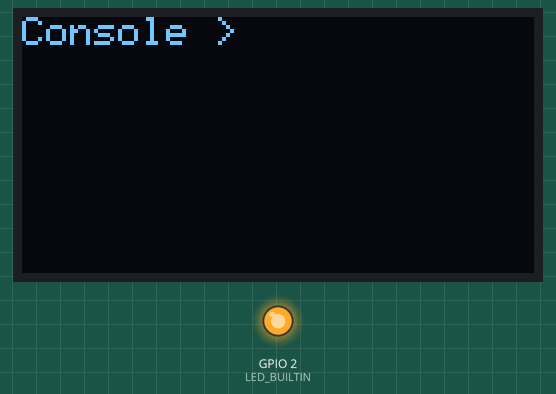
Bench run of a program on a simulated ESP8266 (NodeMCU). On the bench: 128×64 one-colour display, output pins drawn as LEDs (lit = HIGH, except the on-board LED, lit = LOW). A WiFi scan finds three made-up networks; storage starts empty; what the program prints to the serial monitor is not drawn.

Above: at 0.1 s.
At 7.9 s:
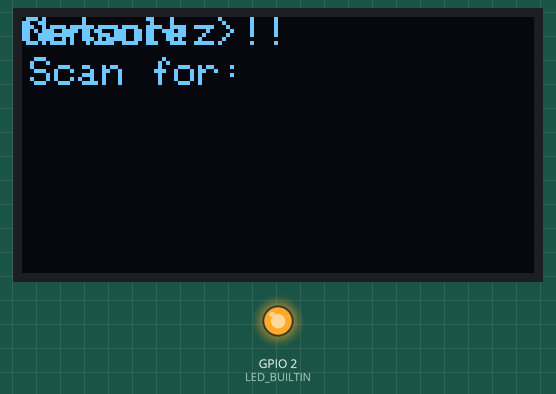
At 21.8 s:
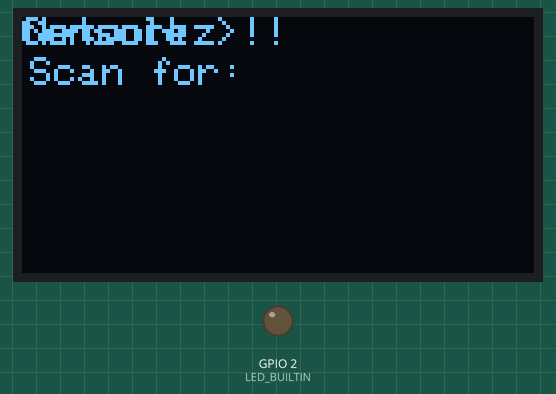
At 35.8 s:
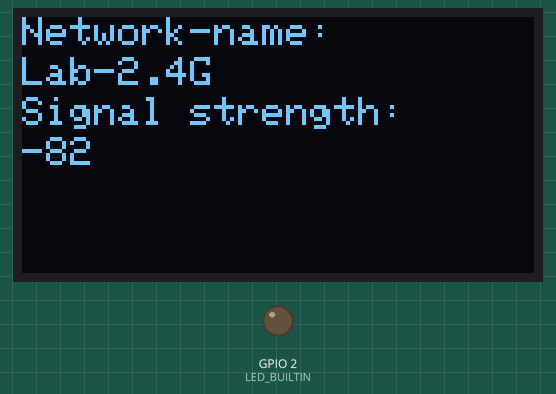
Timing chart, 0 to 40.0 s (numbered marks = the images above):
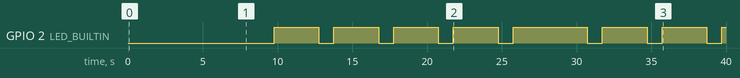

The program:

main.cpp
```cpp
/*
 (c) by BlackLeakz | 12/29/23

 Name: blackleakz-nodemcuv3-wifi
 Version: 0.1
 Github: https://github.com/blackzspace-de/blackleakz-nodemcuv3-wifi
 Homepage: https://blackzspace.de/
 Details: This program is made by learning by doing.
 We use an Asynchrone WebServer, LittleFS, Adafruits OLED SSD1306 Display Libarys and other essential WiFi-Modules you need.


1x OLED SSD1306 128x64
1x Breadboard
*x Some Wires
2x LED
1x resistor

*/

#include <Arduino.h>
#include <ESP8266WiFi.h>
#include <ESPAsyncTCP.h>
#include <ESPAsyncWebServer.h>
#include <FS.h>
#include <LittleFS.h>
#include <SPI.h>
#include <Wire.h>
#include <Adafruit_GFX.h>
#include <Adafruit_SSD1306.h>
#include <AsyncElegantOTA.h>
#include <ESP8266mDNS.h>
#include <ArduinoJson.h>
#include <ESP8266HTTPClient.h>

// Adafruit Settings
#define SCREEN_WIDTH 128
#define SCREEN_HEIGHT 64

#define OLED_RESET -1
#define SCREEN_ADDRESS 0x3C
Adafruit_SSD1306 display(SCREEN_WIDTH, SCREEN_HEIGHT, &Wire, OLED_RESET);

// WiFi Details
const char *ssid = "BLACKLEAKZ-AP";
const char *password = "123456789";

// mDNS Credentials
const char *dns_name = "blackleakz";

// Define RED-LED
// #define LED D1

    // Values for WiFi-Scanner
int numberOfNetworks;
unsigned long lastAusgabe;
const unsigned long intervall = 5000;

// Starts Asynchrone WebServer
AsyncWebServer server(80);

String content;

// Initialize Messages on Screen
void oled_start() {
  display.setTextSize(1);
  display.setTextColor(WHITE);
  display.setCursor(0, 0);
  display.println("Console >");
  display.display();
  delay(2000);
  display.clearDisplay();

  display.setCursor(0, 0);
  display.println("Started---");
  display.display();
  delay(2000);
  display.clearDisplay();
}

// Starting WiFi Network scan
void wifi_oledscan() {
  Serial.println("Console > Starting Network Scan !! :::..::.");
  display.clearDisplay();
  display.setCursor(0, 0);
  display.println("Console > ");
  display.display();
  display.setCursor(2, 10);
  display.println("Scan for: ");
  display.display();
  display.setCursor(1, 0);
  display.println("Networkz !!");
  display.display();

  delay(900);

  if (numberOfNetworks <= 0)
  {
    numberOfNetworks = WiFi.scanNetworks();
    Serial.print(numberOfNetworks);
    Serial.println(F(" gefundene Netzwerke"));
  }
  else if (millis() - lastAusgabe > intervall)
  {
    numberOfNetworks--;
    display.clearDisplay();
    display.setCursor(0, 0);
    display.print("Network-name: ");
    display.setCursor(0, 10);
    display.print(WiFi.SSID(numberOfNetworks));
    display.setCursor(0, 20);
    display.print("Signal strength: ");
    display.setCursor(0, 30);
    display.print(WiFi.RSSI(numberOfNetworks));
    display.display();
    Serial.print("Network name: ");
    Serial.println(WiFi.SSID(numberOfNetworks));
    Serial.print("Signal strength: ");
    Serial.println(WiFi.RSSI(numberOfNetworks));
    Serial.println("-----------------------");
    lastAusgabe = millis();
  }
}

// WebServer's 404 Page
void notFound(AsyncWebServerRequest *request)
{
  request->send(404, "text/plain", "Not found");
}

// The Main-Part of this program
void setup()
{

  // Starts Serial-Communication || BAUDRATE: 115200
  Serial.begin(115200);
  Serial.println("Console > Blackz NodeMCUv3 ESP8266 App started...");

  // Declare BUILTIN LED
  pinMode(LED_BUILTIN, OUTPUT);
  // pinMode(LED, OUTPUT);

  // Mounting FileSystem
  if (!LittleFS.begin())
  {
    Serial.println("Console > An error has occured while mounting LittleFS");
    return;
  }

  // Starting Display
  if (!display.begin(SSD1306_SWITCHCAPVCC, SCREEN_ADDRESS))
  {
    Serial.println(F("Console > SSD1306 allocation failed!!! :::..:.:..---__---_-"));
    for (;;)
      ;
  }

  // Starting Display-Text function
  display.clearDisplay();
  oled_start();

  // Starting mDNS
  if (MDNS.begin(dns_name))
  {
    Serial.println("DNS gestartet, erreichbar unter: ");
    Serial.println("http://" + String(dns_name) + ".local/");
  }

  // Setting up WiFi softAP with given variables
  Serial.print("Console > Setting AP (Access Point)…");
  display.clearDisplay();
  display.setCursor(0, 0);
  display.println("Setting AP");
  display.display();
  display.setCursor(0, 10);
  display.println(ssid);
  display.display();
  display.setCursor(0, 20);
  display.println(password);
  display.display();
  delay(555);

  WiFi.softAP(ssid, password); // Starts WiFi

  IPAddress IP = WiFi.softAPIP(); // output variable from function to string
  Serial.print("Console > AP IP address: ");
  Serial.println(IP);
  display.clearDisplay();
  display.setCursor(0, 0);
  display.println("AP IP >");
  display.display();
  display.setCursor(0, 10);
  display.println(IP);
  display.display();

  // Print ESP8266 Local IP Address
  Serial.println(WiFi.localIP());
  display.setCursor(0, 20);
  display.println(WiFi.localIP());
  display.display();

  // Starts WiFi-Network Scan
  wifi_oledscan();

  //        // AsyncWebServer's     ||   Route-Handler    || AsyncWebServer's      ||   Route-Handler // //
  server.on("/", HTTP_GET, [](AsyncWebServerRequest *request)
            { request->send(LittleFS, "/index.html", "text/html"); });

  server.on("/scan", HTTP_GET, [](AsyncWebServerRequest *request)
            { request->send(LittleFS, "/wifi_scan.html", "text/html"); });

  server.onNotFound(notFound);

  //      // END AsyncWebServer's     ||   Route-Handler    ||  END AsyncWebServer's      ||   Route-Handler

  // Start AsyncElegantOTA
  AsyncElegantOTA.begin(&server);

  // Start server
  server.begin();
}

void loop()
{

  //server.handleClient();

  // mDNS update
  MDNS.update();

  // WiFi-Scan Loop
  wifi_oledscan();

  // LED BLINK LOOP
  digitalWrite(LED_BUILTIN, LOW);
  delay(1000);
  digitalWrite(LED_BUILTIN, HIGH);
  delay(2000);

  // digitalWrite(LED, HIGH);
  // delay(500);
  // digitalWrite(LED, LOW);
}
```

Measured:
- by itself, GPIO 2 (LED_BUILTIN): LOW → HIGH at 9.8 s, → LOW 3.0 s later, → HIGH 1.0 s later, → LOW 3.0 s later, … (15 changes in this stretch)
- what the display in image 1 shows lasts 0.9 s, from 7.9 s to 8.8 s
- what the display in image 2 shows lasts 3.9 s, from 19.9 s to 23.8 s
